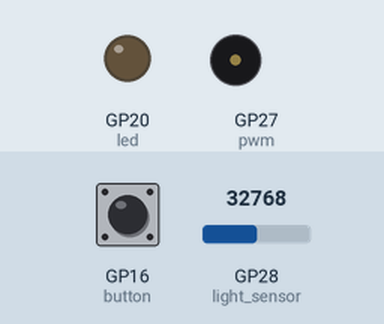
Recording of a program running on a simulated Raspberry Pi Pico running MicroPython. On the bench: output pins drawn as LEDs (lit = HIGH), buzzer (waves = sounding). Inputs (shaded band) come from the test bench; at power-on: GP16 (button) HIGH, GP28 (light_sensor) = 32768 (analog values on the 0–65535 scale). Files the program writes start out absent; threads take turns every 2 ms; what the program prints to the serial console is not drawn.

Above: at 1.2 s.
1.3 s: GP16 (button) pulled LOW for 0.15 s
Timing chart, 0 to 10.3 s (numbered marks = the images above; inputs shaded):
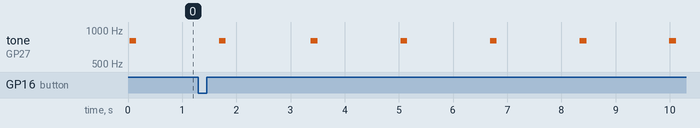

The program:

pico_light_barrier_debug.py
```python
# (licence header left out)
from machine import Pin,PWM,ADC
import utime
import _thread

led = Pin(20, Pin.OUT)                     # led connect to D20
light_sensor = ADC(2)                      # light sensor connected to A2
pwm = PWM(Pin(27))                         # buzzer connected to A1
pwm.freq(10000)

# One can add a button on D18 to trigger
# the CSV export of a measurement
button = Pin(16, Pin.IN, Pin.PULL_UP)      # button connect to D18
button.irq(lambda pin: InterruptsButton(),Pin.IRQ_FALLING)
do_save = False
def InterruptsButton():
    global do_save
    do_save = True

# Length and frequency of the sampling of the light sensor
n_samples = 75                             # number of samples captured from light sensor
sample_freq = 5000                         # sample frequency in Hz (5kHz are recommended)
dt_samples = (1 / sample_freq) * 1000000   # resulting time between two samples in microseconds

#Barker_Code = [ 1.0,  1.0,  0.0] # length 3
#Barker_Code = [ 1.0,  0.0,  1.0,  1.0] # length 4
#Barker_Code = [ 1.0,  1.0,  1.0,  0.0,  1.0] # length 5
#Barker_Code = [ 1.0,  1.0,  1.0,  0.0,  0.0,  1.0,  0.0] # length 7
Barker_Code = [ 1.0,  1.0,  1.0,  0.0,  0.0,  0.0,  1.0,  0.0,  0.0,  1.0,  0.0] # length 11
#Barker_Code = [ 1.0,  1.0,  1.0,  1.0,  1.0,  0.0,  0.0,  1.0,  1.0,  0.0,  1.0,  0.0,  1.0] # length 13

# calculate the length of one "Barker Pulse" based on the length
# of the sampling window.
# The length is calculated by the number of pulses of the Barker Code
# plus 2 additional pulses (larger sampling window, shorter LED sequence)
pulse_length = n_samples // (len(Barker_Code)+2)
# generate the Barker Code as an array with the timing of
# the sampling frequency for the autocorrelation
n_Barker_Code_samples = len(Barker_Code)*pulse_length
Barker_Code_samples = [0.0] * n_Barker_Code_samples
for n in range(len(Barker_Code)):
    for i in range(pulse_length):
        Barker_Code_samples[n*pulse_length+i] = Barker_Code[n]

# increase the sampling windows by some "Barker Pulses" to create
# enough room for shifting for the autocorrelation
n_samples = n_samples + round(len(Barker_Code)/5)*pulse_length
# data array to store the measured sample data
data = [0.0] * n_samples
# array to store the sums of the auto correlation
n_autocorr = n_samples - n_Barker_Code_samples
autocorr = [0.0] * n_autocorr
autocorr_valid_window = [round(n_autocorr * 0.2), n_autocorr-round(n_autocorr * 0.2)]


# This wait function is not waiting for a fix number of ticks
# it is waiting until the actual tick-value (in microseconds)
# reaches the sum of the start-value and the add-value.
# With this method, a more precise pulse generation and
# sampling timing can be reached without adding up errors
# The functions utime.ticks_add() and utime.ticks_diff() are
# used to prevent value overflow problems with tick variables.
def wait_until_ticks(start_ticks, add_ticks):
    wait_time = utime.ticks_add(start_ticks, round(add_ticks))
    while utime.ticks_diff(wait_time, utime.ticks_us()) >= 0:
        pass


# The LED should be pulsed in its own task on the second core
# so we need a own function to switch the LED on and off to
# generate the light pulse pattern
def led_task():
    led.value(False)
    led_start_ticks_us = utime.ticks_us()
    # wait two pulse lenghts before start sequence
    wait_until_ticks(led_start_ticks_us, 2*pulse_length*dt_samples)
    for n, led_on_off in enumerate(Barker_Code):
        if led_on_off > 0:
            led.value(True)
        else:
            led.value(False)
        wait_until_ticks(led_start_ticks_us, (n+3)*pulse_length*dt_samples)
    led.value(False)


# simple buzzer-beep function
def beep(freq, duration=0.125):
    pwm.freq(freq)
    pwm.duty_u16(10000)
    utime.sleep(0.125)
    pwm.duty_u16(0)

# Gobal variables to store data for CSV export
light_val_mean = 0
autocorr_max = -1000
autocorr_max_pos = 0
light_val_min = 0xFFFF

# function to start the pulse generation an the measurement
# of the data from the light sensor
# the measured values are scaled from 0..0xFFFF to 0..1
# return value: minimum of all measured values
def measure():
    global light_val_mean, light_val_min
    light_val_mean = 0
    # the minimum value is used to compensate the offset
    # during the autocorrelation calculation
    light_val_min = 0xFFFF
    # start the led pulse generation on the second core
    _thread.start_new_thread(led_task, ())
    start_ticks_us = utime.ticks_us()
    for n in range(n_samples):
        light_val = light_sensor.read_u16() / 0xFFFF
        data[n] = light_val
        light_val_mean += light_val
        if light_val < light_val_min:
            light_val_min = light_val
        wait_until_ticks(start_ticks_us, (n+1)*dt_samples)
    light_val_mean = light_val_mean / n_samples
    return (light_val_min)


# function to calculate the autocorrelation between the pulse signal
# and the measured light sensor data
# the minimum value is used to compensate the offset of the measurement
def autocorrelation(_min_val):
    global autocorr_max, autocorr_max_pos
    autocorr_threshold = 0.75
    autocorr_max = -1000
    autocorr_max_pos = 0
    detection_state = 1
    signal_detected = False
    for shift in range(n_autocorr):
        autocorr[shift] = 0
        for pos in range(n_Barker_Code_samples):
            autocorr[shift] += Barker_Code_samples[pos] * (data[pos+shift]-_min_val)
        # detection state 1: looking for maximum
        if detection_state == 1:
            if autocorr[shift] > autocorr_max:
                autocorr_max = autocorr[shift]
                autocorr_max_pos = shift
            # When a falling curve is detected and max is within the valid range and position
            if (autocorr[shift] < autocorr_max) and ((autocorr_max - autocorr[0]) > autocorr_threshold) and (autocorr_max_pos >= autocorr_valid_window[0]):
                if autocorr_max_pos > autocorr_valid_window[1]:
                    detection_state = 3
                else:
                    detection_state = 2
        # detection state 2: check for valid falling curve
        if detection_state == 2:
            if (autocorr[shift] < (autocorr_max - autocorr_threshold)):
                signal_detected = True
                detection_state = 3
    print(light_val_mean, autocorr_max, autocorr_max_pos)
    return (signal_detected)


def save_data():
    # save the measured data to csv file
    csv=open("data.csv","w")
    csv.write("n,us,light\n")
    for n in range(n_samples):
        csv.write("{:d},{:1.8f},{:1.8f}\n".format(n, n*dt_samples, data[n]))
    csv.close()
    # save the barker sequence data to csv file
    csv=open("barker.csv","w")
    csv.write("n,us,pulse\n")
    Barker_Code_samples[0] = 0
    Barker_Code_samples[n_Barker_Code_samples-1] = 0
    for n in range(n_Barker_Code_samples):
        csv.write("{:d},{:1.8f},{:1.8f}\n".format(n, n*dt_samples, Barker_Code_samples[n]))
    csv.close()
    # save the calculated autocorrelation to csv file
    csv=open("autocorr.csv","w")
    csv.write("shift,autocorr\n")
    for shift in range(n_samples - n_Barker_Code_samples):
        csv.write("{:d},{:1.8f}\n".format(shift, autocorr[shift]))
    csv.close()
    # save a summary result to csv file
    csv=open("result.csv","w")
    csv.write("mean,max,pos,left,right,shiftus\n")
    csv.write("{:1.8f},{:1.8f},{:d},{:d},{:d},{:1.8f}\n".format(light_val_mean, autocorr_max, autocorr_max_pos, autocorr_valid_window[0], autocorr_valid_window[1], autocorr_max_pos*dt_samples))
    csv.close()
    print("=== CSV save done! ===")


# main loop
while True:
    if not autocorrelation(measure()):
        beep(800)
        print("NO SIGNAL DETECTED")
        pass
    if do_save:
        save_data()
        do_save = False
    utime.sleep(1.5)
```

Measured:
- by itself, tone on GP27 (pwm): alternates 800 Hz for 0.13 s and silent for 1.5 s
